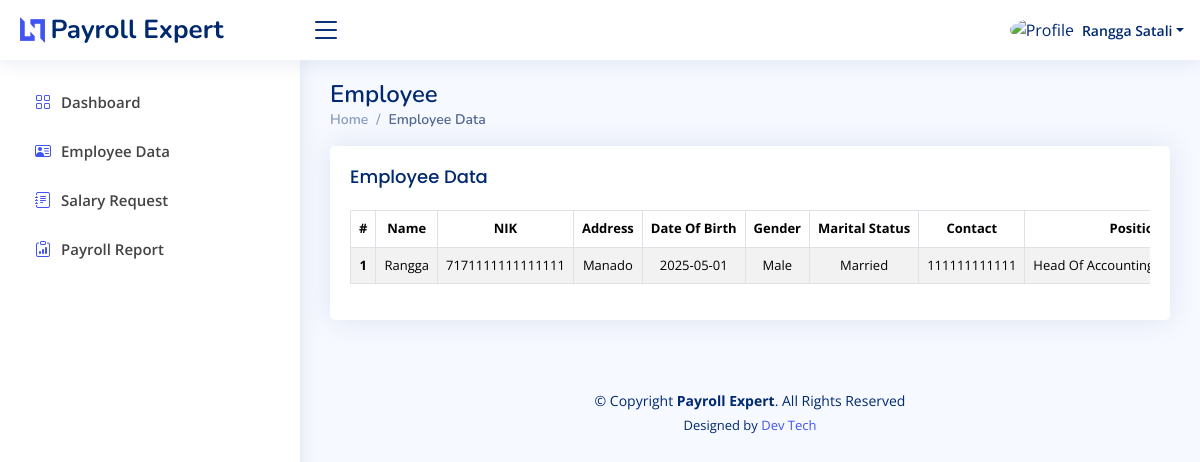
The app's page /index.php?page=employee (signed in), older data.
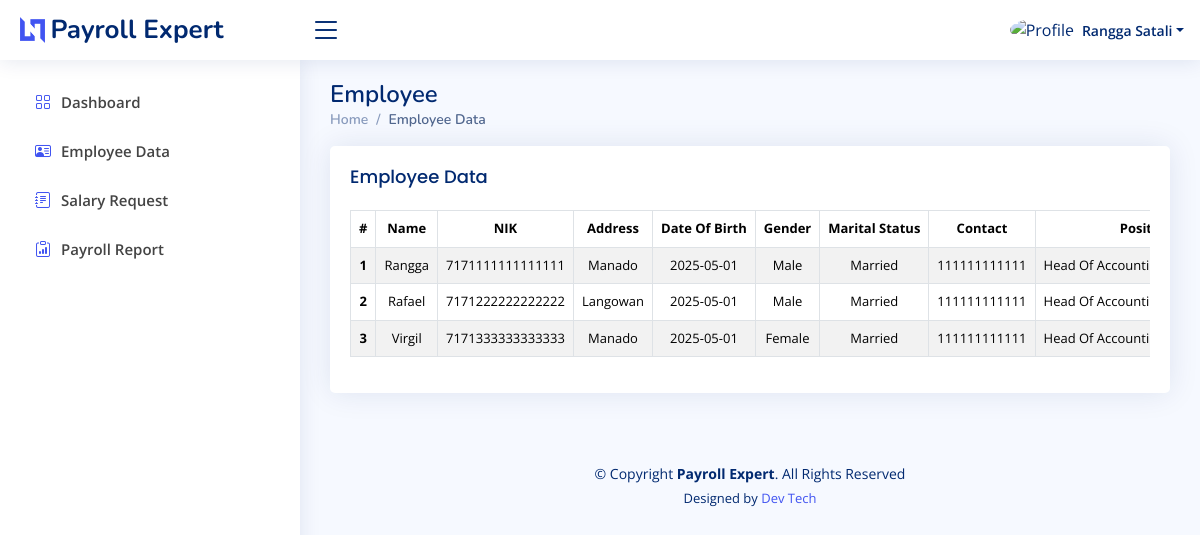
The same page, newer data.
### tables this page shows
CREATE TABLE `employee_table` (
  `id` int NOT NULL,
  `name` varchar(50) NOT NULL,
  `nik` bigint NOT NULL,
  `address` text NOT NULL,
  `date_of_birth` date NOT NULL,
  `gender` varchar(6) NOT NULL,
  `marital_status` varchar(10) NOT NULL,
  `contact` bigint NOT NULL,
  `position` varchar(50) NOT NULL,
  `department` varchar(20) NOT NULL,
  `employement_type` varchar(20) NOT NULL,
  `hire_date` date NOT NULL,
  `employee_id` varchar(20) NOT NULL,
  `npwp` bigint NOT NULL,
  `dependent_status` varchar(5) NOT NULL,
  `bpjs_number` varchar(20) NOT NULL,
  `base_salary` int NOT NULL,
  `bank_account_number` varchar(20) NOT NULL
);

### layout/manager/employee.php (the view, shortened to what this page needs)
<div class="pagetitle">
    <h1>Employee</h1>
    <nav>
        <ol class="breadcrumb">
            <li class="breadcrumb-item"><a href="?page=dashboard">Home</a></li>
            <li class="breadcrumb-item active">Employee Data</li>
        </ol>
    </nav>
</div>
<section class="section">
    <div class="row">
        <div class="col-lg-12">
            <div class="card">
                <div class="card-body">
                    <h5 class="card-title">Employee Data</h5>
                    <div class="table-responsive">
                        <table class="table table-striped table-bordered">
                            <thead>
                                <tr>
                                    <th>#</th>
                                    <th>Name</th>
                                    <th>NIK</th>
                                    <th>Address</th>
                                    <th>Date Of Birth</th>
                                    <th>Gender</th>
                                    <th>Marital Status</th>
                                    <th>Contact</th>
                                    <th>Position</th>
                                </tr>
                            </thead>
                            <tbody style="text-transform: capitalize;">
                                <?php
                                $countRows = 1;
                                foreach ($dataEmployee as $row) {
                                ?>
                                    <tr>
                                        <th><?php echo $countRows++; ?></th>
                                        <td><?php echo $row['name']; ?></td>
                                        <td><?php echo $row['nik']; ?></td>
                                        <td><?php echo $row['address']; ?></td>
                                        <td><?php echo $row['date_of_birth']; ?></td>
                                        <td><?php echo $row['gender']; ?></td>
                                        <td><?php echo $row['marital_status']; ?></td>
                                        <td><?php echo $row['contact']; ?></td>
                                        <td><?php echo $row['position']; ?></td>
                                    </tr>
                                <?php
                                }
                                ?>
                            </tbody>
                        </table>
                    </div>
                </div>
            </div>
        </div>
    </div>
</section>

Row changes from the older to the newer data that the page shows:
added employee_table: name "Rafael", nik "7171222222222222", address "Langowan", date_of_birth "2025-05-01", gender "Male", marital_status "Married", contact "111111111111", position "Head Of…"
added employee_table: name "Virgil", nik "7171333333333333", address "Manado", date_of_birth "2025-05-01", gender "Female", marital_status "Married", contact "111111111111", position "Head Of…"
